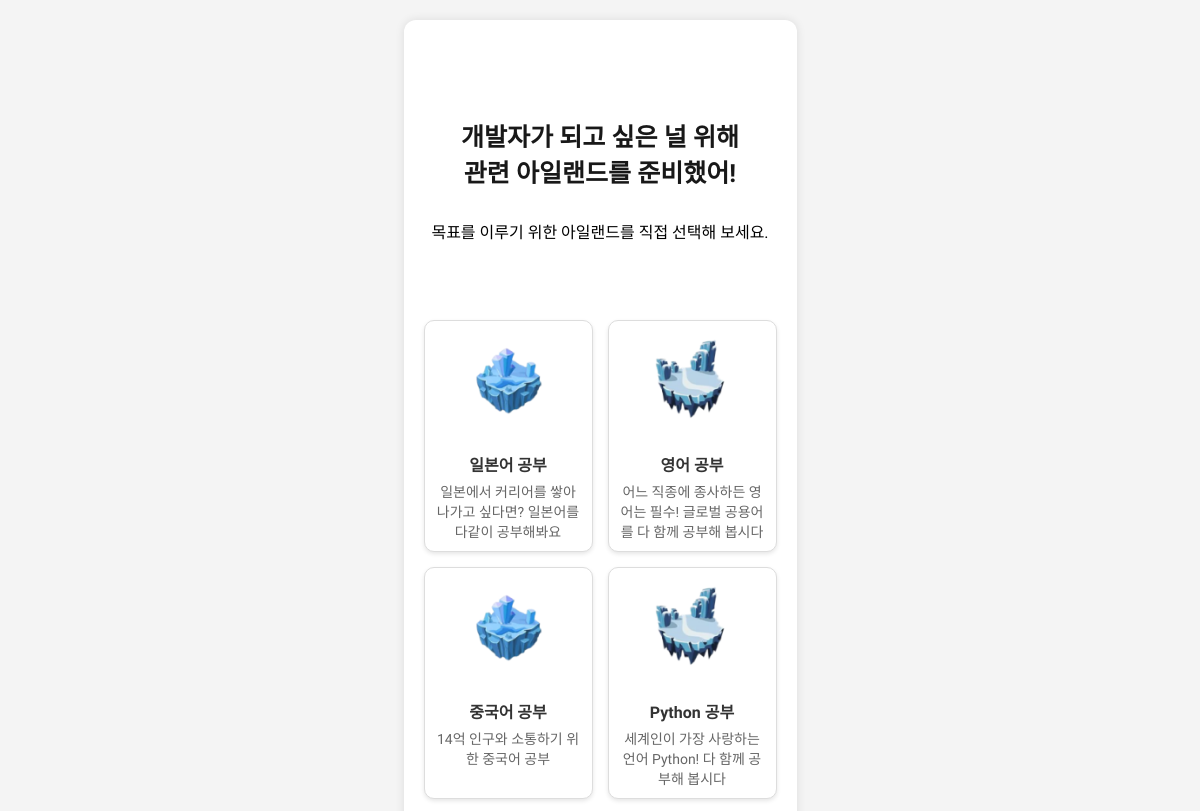
The page /api/selectislands/ (upper part) on the database as committed earlier.
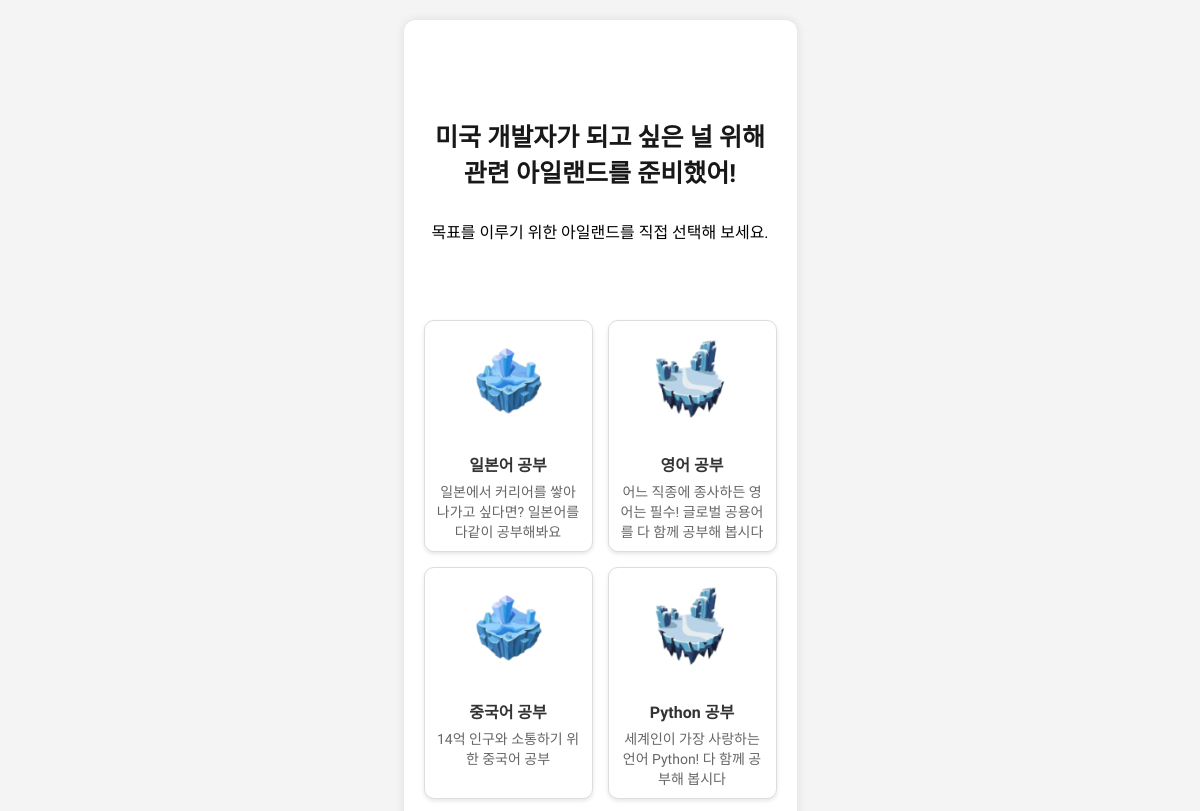
The same page on the database as committed later.
### core/models.py (models this page shows, shortened)
class Users(models.Model):
    username = models.CharField(max_length=100, unique=True)
    dream = models.TextField(default="개발자")

### core/views.py (the view)
# urls.py: path('selectislands/', views.select_islands_view, name='select_islands'),
def select_islands_view(request):
    user = Users.objects.get(username="akaraka")
    dream = user.dream
    islands = Islands.objects.all()
    return render(request, 'selectislands.html', {"dream": dream, 'islands': islands})

### core/templates/selectislands.html (shortened to what this page needs)
{% load static %}
<!DOCTYPE html>
<html lang="ko">
<head>
    <link rel="stylesheet" href="{% static 'css/styles.css' %}">
</head>
<body>
    <div class="wrapper">
        <div class="container">
            <br><br><br>
            <h1>{{dream}}가 되고 싶은 널 위해<br>관련 아일랜드를 준비했어!</h1>
            <div style="text-align: center;">
                목표를 이루기 위한 아일랜드를 직접 선택해 보세요.
            </div>
            <br><br><br>
            <div class="islands">
                {% for island in islands %}
                <div class="island" onclick="selectIsland('{{ island.name }}', '{{ island.description }}')">
                    <img src="{% static 'images/selectislands' %}{{ forloop.counter|add:'-1'|divisibleby:'2'|add:'1' }}.png" alt="Island" width="30px" height="30px">
                    <h2>{{ island.name }}</h2>
                    <p>{{ island.description }}</p>
                </div>
                {% endfor %}
            </div>
        </div>
    </div>
</body>
</html>

Rows that differ between the two databases and show on the page:
changed Users: dream "개발자" → "미국 개발자"
